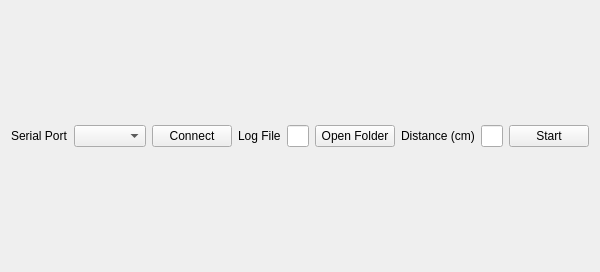
<?xml version="1.0" encoding="UTF-8"?>
<ui version="4.0">
 <class>CartTestWidget</class>
 <widget class="QWidget" name="CartTestWidget">
  <property name="geometry">
   <rect>
    <x>0</x>
    <y>0</y>
    <width>496</width>
    <height>272</height>
   </rect>
  </property>
  <property name="windowTitle">
   <string>Form</string>
  </property>
  <layout class="QGridLayout" name="gridLayout">
   <item row="0" column="0">
    <layout class="QVBoxLayout" name="verticalLayout">
     <item>
      <layout class="QVBoxLayout" name="SheetVerticalLayout"/>
     </item>
     <item>
      <layout class="QGridLayout" name="gridLayout_3">
       <item row="0" column="4">
        <widget class="QLabel" name="label_2">
         <property name="text">
          <string>Log File</string>
         </property>
        </widget>
       </item>
       <item row="0" column="1">
        <widget class="QComboBox" name="PortComboBox"/>
       </item>
       <item row="0" column="10">
        <widget class="QLineEdit" name="DistanceLineEdit"/>
       </item>
       <item row="0" column="2">
        <widget class="QPushButton" name="ConnectPushButton">
         <property name="text">
          <string>Connect</string>
         </property>
        </widget>
       </item>
       <item row="0" column="11">
        <widget class="QPushButton" name="StartPushButton">
         <property name="text">
          <string>Start</string>
         </property>
        </widget>
       </item>
       <item row="0" column="8">
        <widget class="QPushButton" name="OpenFolderPushButton">
         <property name="text">
          <string>Open Folder</string>
         </property>
        </widget>
       </item>
       <item row="0" column="3">
        <spacer name="horizontalSpacer_2">
         <property name="orientation">
          <enum>Qt::Horizontal</enum>
         </property>
         <property name="sizeHint" stdset="0">
          <size>
           <width>40</width>
           <height>20</height>
          </size>
         </property>
        </spacer>
       </item>
       <item row="0" column="0">
        <widget class="QLabel" name="label">
         <property name="text">
          <string>Serial Port</string>
         </property>
        </widget>
       </item>
       <item row="0" column="5">
        <widget class="QLineEdit" name="LogFileNameLineEdit"/>
       </item>
       <item row="0" column="9">
        <widget class="QLabel" name="label_3">
         <property name="text">
          <string>Distance (cm)</string>
         </property>
        </widget>
       </item>
      </layout>
     </item>
    </layout>
   </item>
  </layout>
 </widget>
 <resources/>
 <connections/>
</ui>
